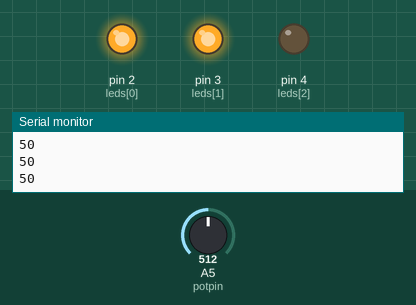
The sketch below on a simulated Arduino Uno, built with avr-gcc and run on an emulated ATmega328P. On the bench: output pins drawn as LEDs (lit = HIGH), the last lines printed to the serial monitor. Inputs (shaded band) come from the test bench; at power-on: A5 (potpin) = 512.

Above: at 1.2 s.
1.3 s: A5 (potpin) set to 328
2.8 s: A5 (potpin) set to 308
At 4.0 s:
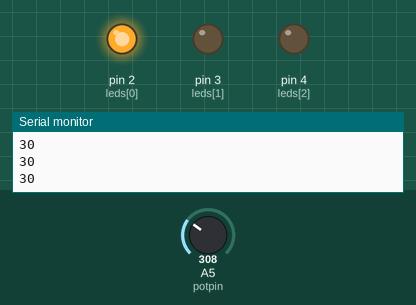
4.3 s: A5 (potpin) set to 65
5.8 s: A5 (potpin) set to 54
At 6.6 s:
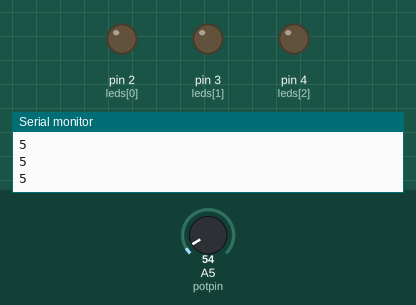
7.3 s: A5 (potpin) set to 900
At 7.7 s:
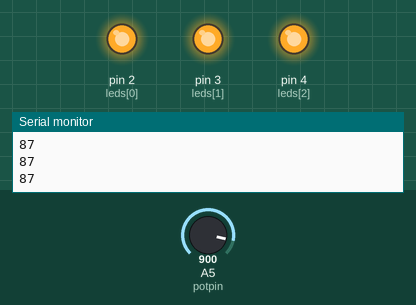
8.8 s: A5 (potpin) set to 745
10.3 s: A5 (potpin) set to 715
At 11.1 s:
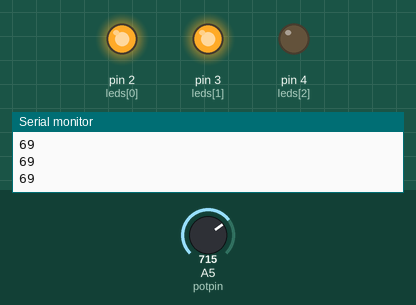
Timing chart, 0 to 12.8 s (numbered marks = the images above; inputs shaded):
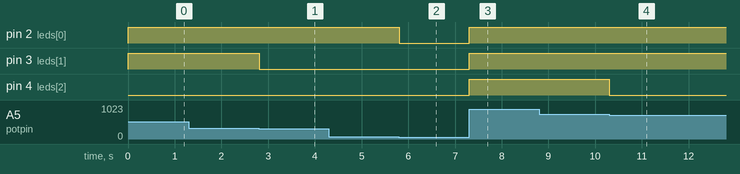

Measured:
- the behaviour switches between 318 and 317 on A5 (potpin) (found by bisection; images 0 and 1)
- the behaviour switches between 62 and 61 on A5 (potpin) (found by bisection; images 1 and 2)
- the behaviour switches between 727 and 726 on A5 (potpin) (found by bisection; images 3 and 4)
- after the input at 2.8 s, pin 3 (leds[1]): HIGH → LOW at once
- after the input at 5.8 s, pin 2 (leds[0]): HIGH → LOW at once
- after the input at 7.3 s, pin 2 (leds[0]), pin 3 (leds[1]), pin 4 (leds[2]): LOW → HIGH at once
- after the input at 10.3 s, pin 4 (leds[2]): HIGH → LOW at once

The sketch:

3_led_pot_uno1.ino
```cpp
// Initialize Potentiometer
int potpin = 5;  // analog pin used to connect the potentiometer
int val;    // variable to read the value from the analog pin

// Initialize LED pins
int leds[3] = {2,3,4};

void setup()
{
  for (int led : leds) {
  	pinMode(led, OUTPUT);
  }
  Serial.begin(9600);
}

void loop()
{
  val = analogRead(potpin);            // reads the value of the potentiometer (value between 0 and 1023)
  val = map(val, 0, 1023, 0, 100);	   // scale it to get a percentage value

  (val > 70)? digitalWrite(leds[2], HIGH):digitalWrite(leds[2],LOW);
  (val > 30)? digitalWrite(leds[1], HIGH):digitalWrite(leds[1],LOW);
  (val > 5 )? digitalWrite(leds[0], HIGH):digitalWrite(leds[0],LOW);

  Serial.println(val);

  delay(10); // Delay a little bit to improve simulation performance
}
```
